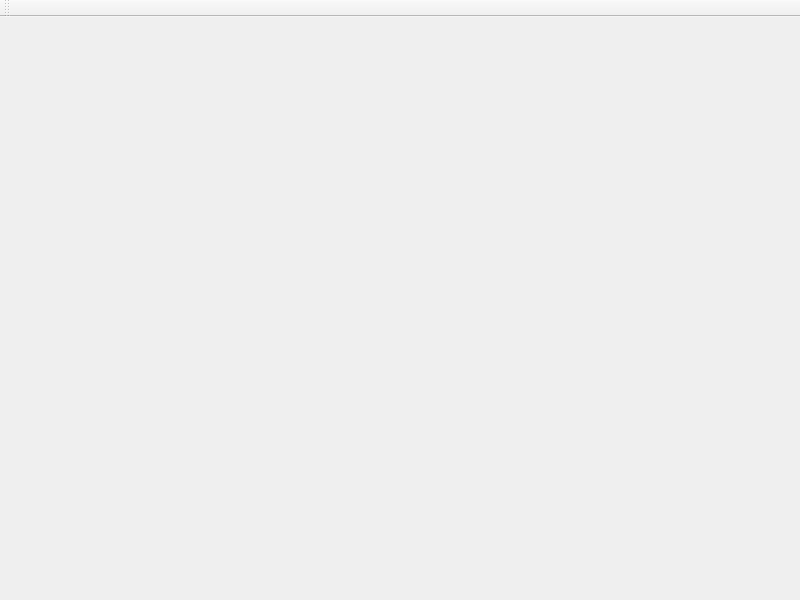
<?xml version="1.0" encoding="UTF-8"?>
<ui version="4.0">
 <class>MainWindow</class>
 <widget class="QMainWindow" name="MainWindow">
  <property name="geometry">
   <rect>
    <x>0</x>
    <y>0</y>
    <width>800</width>
    <height>600</height>
   </rect>
  </property>
  <property name="windowTitle">
   <string>MainWindow</string>
  </property>
  <widget class="QWidget" name="centralwidget">
   <layout class="QVBoxLayout" name="verticalLayout">
    <property name="spacing">
     <number>0</number>
    </property>
    <property name="leftMargin">
     <number>0</number>
    </property>
    <property name="topMargin">
     <number>0</number>
    </property>
    <property name="rightMargin">
     <number>0</number>
    </property>
    <property name="bottomMargin">
     <number>0</number>
    </property>
    <item>
     <widget class="SvgView" name="view" native="true"/>
    </item>
    <item>
     <widget class="AbortWidget" name="abort" native="true"/>
    </item>
   </layout>
  </widget>
  <widget class="QToolBar" name="toolBar">
   <property name="windowTitle">
    <string>toolBar</string>
   </property>
   <attribute name="toolBarArea">
    <enum>TopToolBarArea</enum>
   </attribute>
   <attribute name="toolBarBreak">
    <bool>false</bool>
   </attribute>
  </widget>
  <action name="actionFileOpen">
   <property name="text">
    <string>Open...</string>
   </property>
  </action>
  <action name="actionLayoutDot">
   <property name="text">
    <string>Dot</string>
   </property>
  </action>
  <action name="actionTwopi">
   <property name="text">
    <string>TwoPi</string>
   </property>
  </action>
  <action name="actionLayoutTwopi">
   <property name="text">
    <string>Twopi</string>
   </property>
  </action>
  <action name="actionLayoutCirco">
   <property name="text">
    <string>Circo</string>
   </property>
  </action>
  <action name="actionLayoutNeato">
   <property name="text">
    <string>Neato</string>
   </property>
  </action>
  <action name="actionLayoutFdp">
   <property name="text">
    <string>Fdp</string>
   </property>
  </action>
 </widget>
 <customwidgets>
  <customwidget>
   <class>AbortWidget</class>
   <extends>QWidget</extends>
   <header>abortwidget.h</header>
   <container>1</container>
  </customwidget>
  <customwidget>
   <class>SvgView</class>
   <extends>QWidget</extends>
   <header>svgview.h</header>
   <container>1</container>
  </customwidget>
 </customwidgets>
 <resources/>
 <connections/>
</ui>
